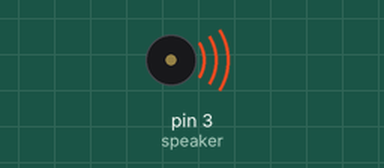
Bench run of a sketch on a simulated Arduino Uno, built with avr-gcc and run on an emulated ATmega328P. On the bench: buzzer (waves = sounding).

Above: at 0.2 s.
At 4.7 s:
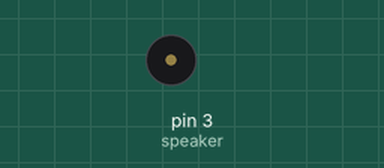
Timing chart, 0 to 6.4 s (numbered marks = the images above):
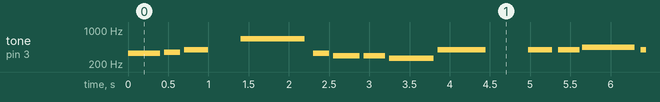

Measured:
- by itself, tone on pin 3 (speaker): plays 330 Hz for 0.40 s, 349 Hz for 0.20 s, 395 Hz for 0.30 s, 659 Hz for 0.80 s, 330 Hz for 0.20 s, 294 Hz for 0.33 s … (211 notes in this stretch)

The sketch:

melodi_Indonesia_Raya.ino
```cpp
/*MELODI INDONESIA RAYA*/

int speaker=3;
void setup() {
 // put your setup code here, to run once:

}

void loop() {
  // put your main code here, to run repeatedly:
mi(); delay(400); diam();delay(50);
fa(); delay(200); diam();delay(50);
sol(); delay(300); diam();delay(400);
mii(); delay(800); diam();delay(100);

mi(); delay(200); diam();delay(50);
re(); delay(330); diam();delay(50);
re(); delay(270); diam();delay(50);
doo(); delay(550); diam();delay(50);
sol(); delay(600); diam();delay(527);

sol(); delay(300); diam();delay(70);
sol(); delay(270); diam();delay(30);
la(); delay(650); diam();delay(80);

sol(); delay(500); diam();delay(80);
fa(); delay(500); diam();delay(100);
mi(); delay(500); diam();delay(50);
re(); delay(800); diam();delay(1000);


}

void diam()
{noTone(speaker);}

void doo()
{tone(speaker, 262);}

void re()
{tone(speaker, 294);}

void mi()
{tone(speaker, 330);}

void fa()
{tone(speaker,349 );}
void sol()
{tone(speaker,395 );}
void la()
{tone(speaker,440 );}
void si()
{tone(speaker, 495);}

void mii()
{tone (speaker,659);}
```
